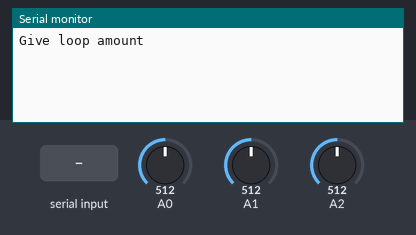
The sketch below on a simulated Arduino Uno, built with avr-gcc and run on an emulated ATmega328P. Parts: the last lines printed to the serial monitor. Inputs (shaded band) come from the test bench; at power-on: A0 = 512, A1 = 512, A2 = 512.

Above: at 1.2 s.
1.3 s: "90,45\n" received over Serial
At 1.51 s:
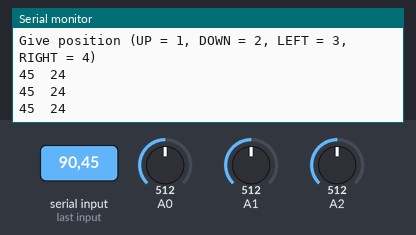
2.8 s: A0 set to 390
At 2.82 s:
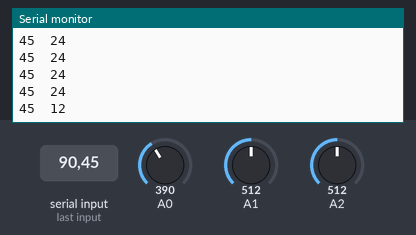
4.3 s: A1 set to 390
At 4.34 s:
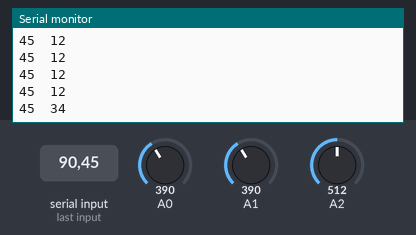
5.8 s: A2 set to 390
At 5.85 s:
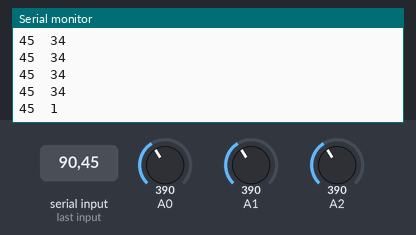
7.3 s: A0 set to 410
At 7.36 s:
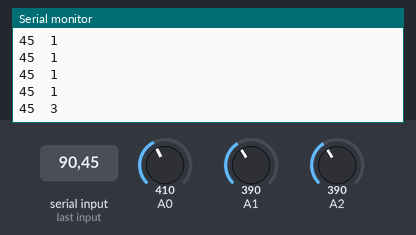
8.8 s: "30,150\n" received over Serial
At 10.61 s:
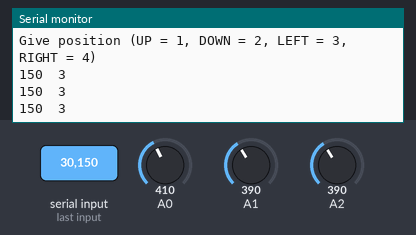
Timing chart, 0 to 11.3 s (numbered marks = the images above; inputs shaded):
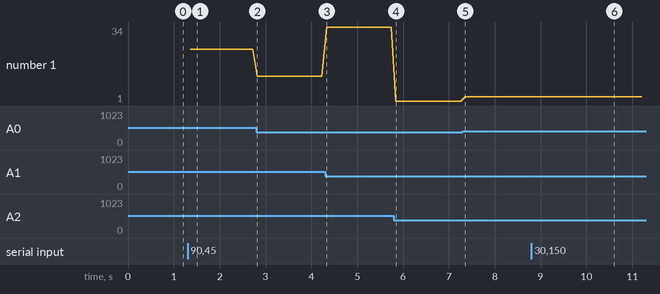

The sketch:

ArduinoKmeans.ino
```cpp
#include "CenterPoints.h"

int Distances[] = {0,0,0,0};


void setup() {
  // put your setup code here, to run once:
  Serial.begin(9600);
  pinMode(4, INPUT);

}

void loop() {
  //Missä asennossa(UP = 1, DOWN = 2, LEFT = 3, RIGHT = 4)

   int LoopAmount = 0;
   int GivenPos = 0;
   Serial.println("Give loop amount");
   while(LoopAmount==0)
   {
      if(Serial.available()>0)
      {
        LoopAmount = Serial.parseInt();
      }
   }
   Serial.println("Give position (UP = 1, DOWN = 2, LEFT = 3, RIGHT = 4)");
   while(GivenPos==0)
   {
      if(Serial.available()>0)
      {
        GivenPos = Serial.parseInt();
      }
   }


   for(int i = 0; i < LoopAmount; i++){
    int minVal = 400;
    int X = analogRead(A0);
    int Y = analogRead(A1);
    int Z = analogRead(A2);

    Distances[0] = Distance(X,Y,Z,kp[0][0],kp[0][1],kp[0][2]);
    Distances[1] = Distance(X,Y,Z,kp[1][0],kp[1][1],kp[1][2]);
    Distances[2] = Distance(X,Y,Z,kp[2][0],kp[2][1],kp[2][2]);
    Distances[3] = Distance(X,Y,Z,kp[3][0],kp[3][1],kp[3][2]);

    for(int a = 0; a < 4; a++){
      if (Distances[a] < minVal) {
         minVal = Distances[a];
      }
    }
    Serial.print(GivenPos);
    Serial.print("  ");
    if(minVal == Distances[0]){Serial.print("1");}
    if(minVal == Distances[1]){Serial.print("2");}
    if(minVal == Distances[2]){Serial.print("3");}
    if(minVal == Distances[3]){Serial.print("4");}
    Serial.println();
    delay(100);

  }

}

int Distance(int mX,int mY,int mZ,int cX,int cY,int cZ)
{
    int Value1 = pow(mX-cX,2);
    int Value2 = pow(mY-cY,2);
    int Value3 = pow(mZ-cZ,2);
    int dist = sqrt(Value1+Value2+Value3);
    return dist;
}
```

CenterPoints.h
```cpp
int kp[4][3] = {
{335,327,400},
{326,327,267},
{398,327,328},
{264,328,333}};
```

Measured:
- after the input at 1.3 s, the serial monitor: prints a new line at once (image 1)
- after the input at 2.8 s, the serial monitor: prints a new line at once (image 2)
- after the input at 4.3 s, the serial monitor: prints a new line at once (image 3)
- after the input at 5.8 s, the serial monitor: prints a new line after 0.05 s (image 4)
- after the input at 7.3 s, the serial monitor: prints a new line after 0.06 s (image 5)
- after the input at 8.8 s, the serial monitor: prints a new line after 1.6 s (image 6)
- plotted number 1: 24 → 12 after the input at 2.8 s, 12 → 34 after the input at 4.3 s, 34 → 1 after the input at 5.8 s, 1 → 3 after the input at 7.3 s
